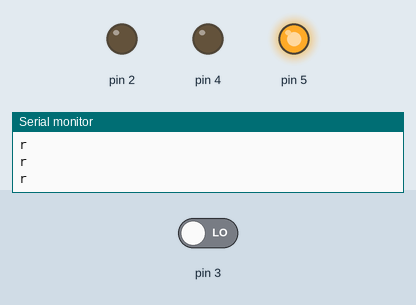
The sketch below on a simulated Arduino Uno, built with avr-gcc and run on an emulated ATmega328P. Parts: output pins drawn as LEDs (lit = HIGH), the last lines printed to the serial monitor. Dashed ring = blinking. The test bench sets the inputs (shaded band); at power-on: pin 3 LOW.

Above: at 1.2 s.
1.3 s: pin 3 driven HIGH
At 1.54 s:
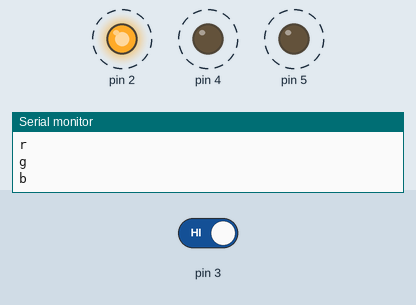
4.3 s: pin 3 driven LOW
At 4.3 s:
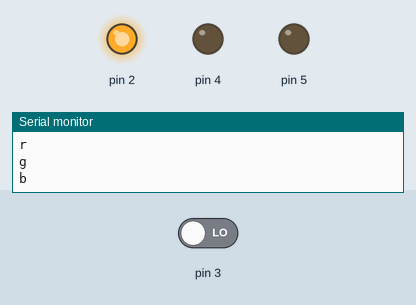
Timing chart, 0 to 7.3 s (numbered marks = the images above; inputs shaded):
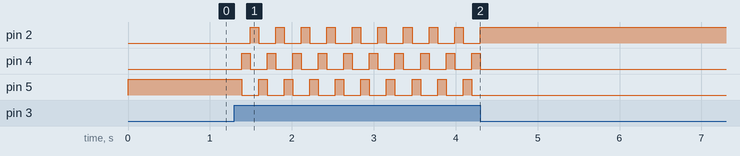

The sketch:

manejo_digital_g1.ino
```cpp
// C++ code
//

char estado = 'r';

void setup()
{
  pinMode(2, OUTPUT);
  pinMode(4, OUTPUT);
  pinMode(5, OUTPUT);
  pinMode(3, INPUT);

  Serial.begin(9600);
}

//alfin
//estuve dos horas haciendo este
void loop()
{

  if (digitalRead(3) == HIGH){
    delay(0100);
    switch (estado){
      case 'r':
        estado = 'g';
        break;
      case 'g':
        estado = 'b';
        break;
      case 'b':
        estado = 'r';
        break;
    }
  }

  Serial.println(estado);

  if (estado == 'r'){
    digitalWrite(5, HIGH);
    digitalWrite(4, LOW);
    digitalWrite(2, LOW);
  }else if (estado == 'g'){
    digitalWrite(5, LOW);
    digitalWrite(4, HIGH);
    digitalWrite(2, LOW);
  }else if (estado == 'b'){
    digitalWrite(5, LOW);
    digitalWrite(4, LOW);
    digitalWrite(2, HIGH);
  }

  delay(0050);
}
```

Measured:
- after the input at 1.3 s, pin 2: alternates HIGH for 0.10 s and LOW for 0.21 s, starting after 0.19 s; pin 4, pin 5: alternates HIGH for 0.10 s and LOW for 0.21 s, starting after 0.09 s
- after the input at 4.3 s, pin 2: stops changing and stays HIGH; pin 4, pin 5: stops changing and stays LOW
